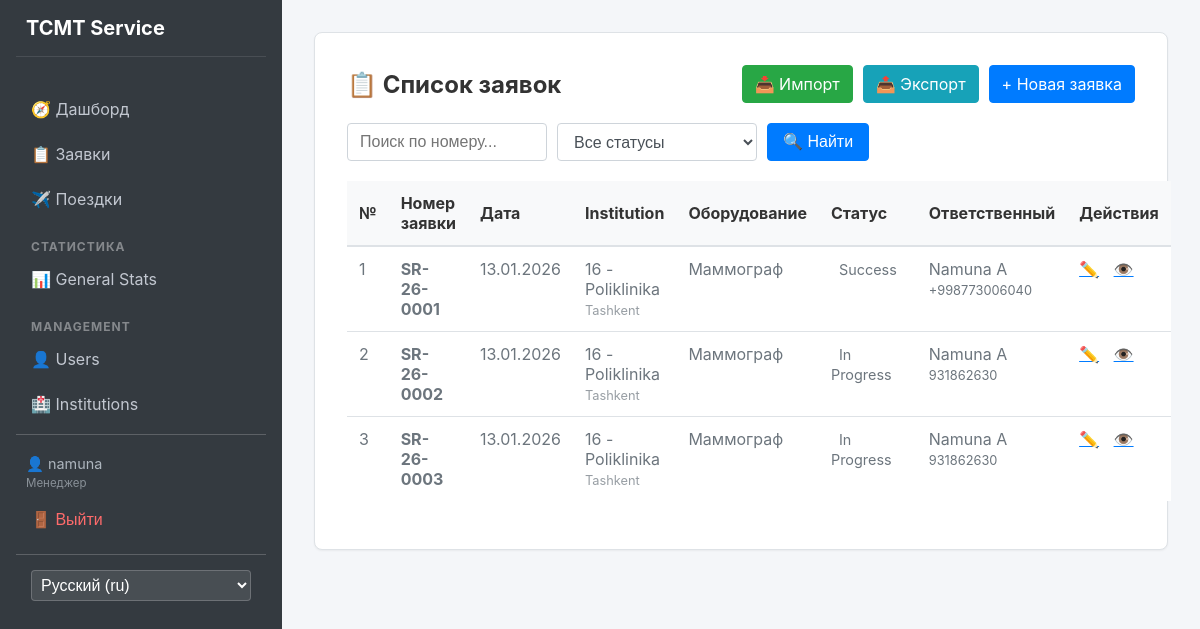
The app's page /requests/ (signed in), older data.
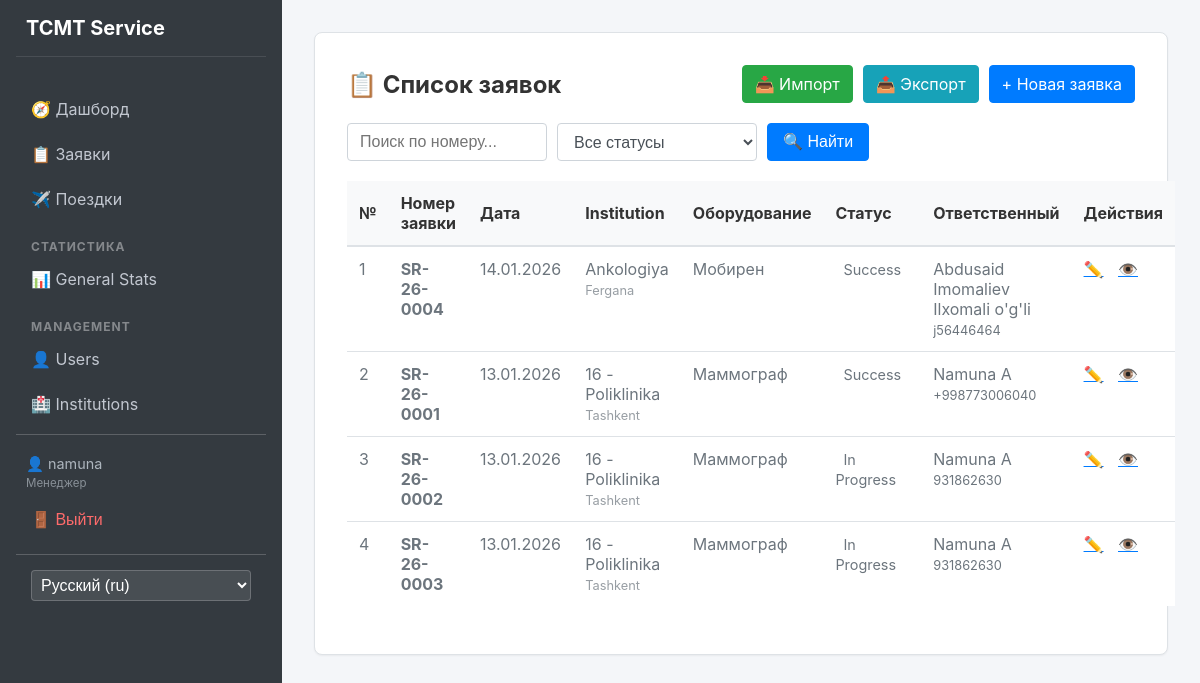
The same page, newer data.
### apps/requests/models.py (models this page shows, shortened)
class Request(models.Model):
    created_at = models.DateField(default=datetime.date.today)
    responsible = models.ForeignKey(
        settings.AUTH_USER_MODEL,
        on_delete=models.SET_NULL,
        null=True,
        related_name='requests'
    )
    region = models.ForeignKey(Region, on_delete=models.PROTECT)
    institution = models.ForeignKey(Institution, on_delete=models.PROTECT)
    description = models.TextField()
    contact_phone = models.CharField(max_length=20)
    request_number = models.CharField(
        max_length=20,
        unique=True,
        editable=False
    )
    equipment_type = models.ForeignKey(EquipmentType, on_delete=models.PROTECT)
    status = models.ForeignKey(Status, on_delete=models.PROTECT)

### apps/core/models.py (models this page shows, shortened)
class Institution(models.Model):
    name = models.CharField(max_length=255)
    region = models.ForeignKey(Region, on_delete=models.CASCADE)

class Region(models.Model):
    name = models.CharField(max_length=100)

class EquipmentType(models.Model):
    name = models.CharField(max_length=255)

class Status(models.Model):
    name = models.CharField(max_length=100)

### apps/users/models.py (models this page shows, shortened)
class User(AbstractUser):
    class Role(models.TextChoices):
        ADMIN = 'admin', 'Администратор'
        MANAGER = 'manager', 'Менеджер'
        USER = 'user', 'Пользователь'
    full_name = models.CharField(max_length=255)
    passport = models.CharField(max_length=20)
    role = models.CharField(
        max_length=20,
        choices=Role.choices,
        default=Role.USER
    )

### apps/requests/views.py (the view)
# urls.py: path('', views.RequestListView.as_view(), name='list'),
class RequestListView(LoginRequiredMixin, ListView):
    model = Request
    template_name = 'requests/list.html'
    context_object_name = 'requests'
    ordering = ['-created_at']
    def get_queryset(self):
        queryset = super().get_queryset()
        if self.request.user.role == User.Role.USER:
            queryset = queryset.filter(responsible=self.request.user).exclude(status__name__in=CLOSED_STATUSES)
        q = self.request.GET.get('q')
        status_id = self.request.GET.get('status')
        if q:
            queryset = queryset.filter(
                Q(request_number__icontains=q) |
                Q(description__icontains=q) |
                Q(responsible__full_name__icontains=q)
            )
        if status_id and status_id.isdigit():
            queryset = queryset.filter(status_id=int(status_id))
        return queryset
    def get_context_data(self, **kwargs):
        context = super().get_context_data(**kwargs)
        status = self.request.GET.get('status')
        context['selected_status'] = int(status) if status and status.isdigit() else None
        context['statuses'] = Status.objects.all()
        context['closed_statuses'] = CLOSED_STATUSES
        return context

### templates/requests/list.html (shortened to what this page needs)
{% extends 'base.html' %}
{% load i18n %}
{% block content %}
<div class="glass-container">
    <div style="display: flex; justify-content: space-between; align-items: center; margin-bottom: 20px;">
        <h2 style="color: white; margin: 0;">📋 {% trans "Requests List" %}</h2>
        {% if user.role != 'user' %}
        <div style="display: flex; gap: 10px;">
            <a href="{% url 'requests:import' %}" class="btn-primary"
                style="text-decoration: none; background-color: #28a745; border-color: #28a745;">
                📥 {% trans "Import" %}
            </a>
            <a href="{% url 'requests:export' %}" class="btn-primary"
                style="text-decoration: none; background-color: #17a2b8; border-color: #17a2b8;">
                📤 {% trans "Export" %}
            </a>
            <a href="{% url 'requests:create' %}" class="btn-primary" style="text-decoration: none;">
                + {% trans "New Request" %}
            </a>
        </div>
        {% endif %}
    </div>
    <form method="get" style="margin-bottom: 20px; display: flex; gap: 10px;">
        <input type="text" name="q" placeholder="{% trans 'Search by number...' %}"
            value="{{ request.GET.q|default:'' }}" style="width: 200px; margin: 0;">
        <select name="status" style="width: 200px; margin: 0;" onchange="this.form.submit()">
            <option value="">{% trans "All Statuses" %}</option>
        </select>
        <button type="submit" class="btn-primary" style="padding: 5px 15px;">🔍 {% trans "Search" %}</button>
    </form>
    <table>
        <thead>
            <tr>
                <th>№</th>
                <th>{% trans "Request Number" %}</th>
                <th>{% trans "Date" %}</th>
                <th>{% trans "Institution" %}</th>
                <th>{% trans "Equipment" %}</th>
                <th>{% trans "Status" %}</th>
                <th>{% trans "Responsible" %}</th>
                <th>{% trans "Actions" %}</th>
            </tr>
        </thead>
        <tbody>
            {% for req in requests %}
            <tr>
                <td>{{ forloop.counter }}</td>
                <td><strong>{{ req.request_number }}</strong></td>
                <td>{{ req.created_at|date:"d.m.Y" }}</td>
                <td>
                    {{ req.institution.name }}<br>
                    <span style="font-size: 0.8em; opacity: 0.7;">
                        {{ req.region.name }}
                    </span>
                </td>
                <td>{{ req.equipment_type.name }}</td>
                <td>
                    <span style="padding: 4px 8px; border-radius: 4px;
                                 background: rgba(255,255,255,0.3); font-size: 0.9em;">
                        {{ req.status.name }}
                    </span>
                </td>
                <td>
                    {{ req.responsible.full_name }}<br>
                    <span style="font-size: 0.8em;">
                        {{ req.contact_phone }}
                    </span>
                </td>
                <td>
                    {% if user.role == 'user' and req.status.name in closed_statuses %}
                    <span style="opacity: 0.3; margin-right: 10px;">🔒</span>
                    {% else %}
                    <a href="{% url 'requests:update' req.pk %}" style="color: white; margin-right: 10px;">✏️</a>
                    {% endif %}
                    <a href="{% url 'requests:detail' req.pk %}" style="color: white;">👁️</a>
                </td>
            </tr>
            {% empty %}
            <tr>
                <td colspan="8" style="text-align: center; padding: 20px;">
                    {% trans "No requests yet" %}
                </td>
            </tr>
            {% endfor %}
        </tbody>
    </table>
</div>
{% endblock %}

Row changes from the older to the newer data that the page shows:
added Request: request_number "SR-26-0004", created_at "14.01.2026", institution.name "Ankologiya", region.name "Fergana", equipment_type.name "Мобирен", status.name "Success", responsible.full_name "Abdusaid Imomaliev Ilxomali o'g'li", contact_phone "j56446464"
